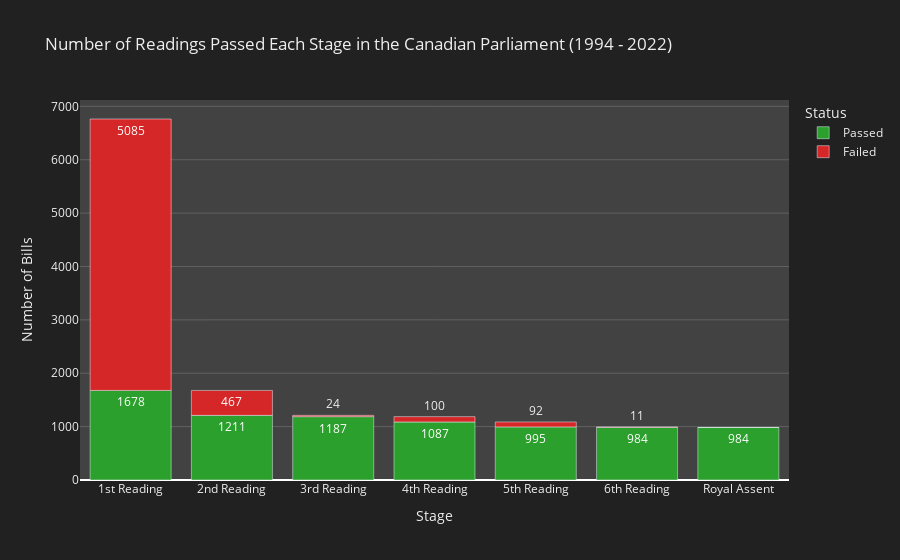

Source (notebook cell):
### Code cell
color_map = {
    "Passed": px.colors.qualitative.D3[2],
    "Failed": px.colors.qualitative.D3[3]
}

fig_3 = px.bar(
    plot_3, 
    x = "Stage", 
    y = ["Passed", "Failed"], 
    title = "Number of Readings Passed Each Stage in the Canadian Parliament (1994 - 2022)",
    color_discrete_map = color_map,
    text_auto = True,
    labels = {
        "value": "Number of Bills",
        "Reading": "Stage",
        "variable": "Status"
    },
    height = 500
)

fig_3.update_layout(
    paper_bgcolor="#212121",
    plot_bgcolor = "#424242",
    font_color = "#EEEEEE"
)

fig_3.update_yaxes(gridcolor = '#616161')

fig_3.show()

fig_3.write_html("../charts/html/plot-3.html")

### Figure 1 — Plotly figure (JSON) as saved in the notebook; plotly's stock layout.template omitted (floating-point values rounded to 4 significant figures)
{"data": [{"alignmentgroup": "True", "hovertemplate": "Status=Passed<br>Stage=%{x}<br>Number of Bills=%{y}<extra></extra>", "legendgroup": "Passed", "marker": {"color": "#2CA02C", "pattern": {"shape": ""}}, "name": "Passed", "offsetgroup": "Passed", "orientation": "v", "showlegend": true, "textposition": "auto", "texttemplate": "%{y}", "type": "bar", "x": ["1st Reading", "2nd Reading", "3rd Reading", "4th Reading", "5th Reading", "6th Reading", "Royal Assent"], "xaxis": "x", "y": [1678, 1211, 1187, 1087, 995, 984, 984], "yaxis": "y"}, {"alignmentgroup": "True", "hovertemplate": "Status=Failed<br>Stage=%{x}<br>Number of Bills=%{y}<extra></extra>", "legendgroup": "Failed", "marker": {"color": "#D62728", "pattern": {"shape": ""}}, "name": "Failed", "offsetgroup": "Failed", "orientation": "v", "showlegend": true, "textposition": "auto", "texttemplate": "%{y}", "type": "bar", "x": ["1st Reading", "2nd Reading", "3rd Reading", "4th Reading", "5th Reading", "6th Reading", "Royal Assent"], "xaxis": "x", "y": [5085, 467, 24, 100, 92, 11, 0], "yaxis": "y"}], "layout": {"autosize": true, "barmode": "relative", "font": {"color": "#EEEEEE"}, "legend": {"title": {"text": "Status"}, "tracegroupgap": 0}, "paper_bgcolor": "#212121", "plot_bgcolor": "#424242", "title": {"text": "Number of Readings Passed Each Stage in the Canadian Parliament (1994 - 2022)"}, "xaxis": {"anchor": "y", "autorange": true, "domain": [0, 1], "range": [-0.5, 6.5], "title": {"text": "Stage"}, "type": "category"}, "yaxis": {"anchor": "x", "autorange": true, "domain": [0, 1], "gridcolor": "#616161", "range": [0, 7119.0], "title": {"text": "Number of Bills"}, "type": "linear"}}}
